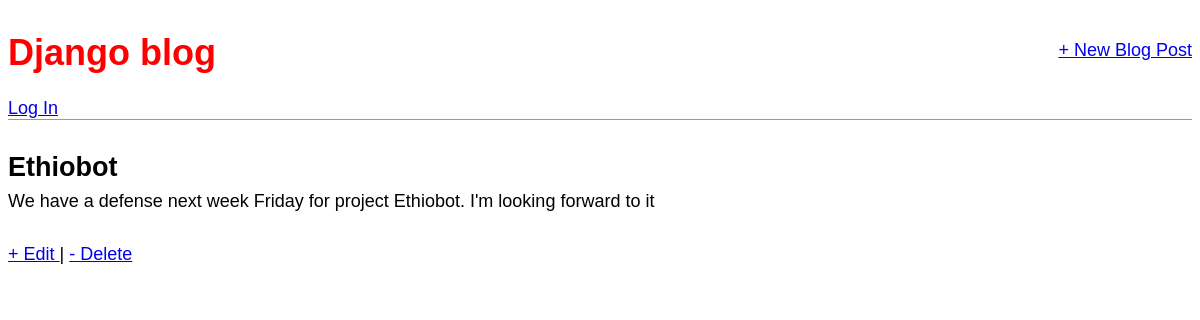
/post/10, run on the app's committed database.
### blog/models.py (models this page shows, shortened)
class Post(models.Model):
	title = models.CharField(max_length = 50)
	author = models.ForeignKey('auth.User', on_delete = models.CASCADE)
	body = models.TextField()

### blog/views.py (the view)
# urls.py: path('post/<int:pk>', BlogDetailV.as_view(), name = 'detail'),
class BlogDetailV(DetailView):
	model = Post
	template_name = 'detail.html'

### templates/detail.html
{% extends 'scaffold.html' %}
{% block content %}
  <div class="post-entry">
    <h2>{{ post.title }}</h2>
    <p>{{ post.body }}</p>
  </div>
  <a href="{% url 'post_edit' post.pk %}">+ Edit </a> |
  <a href="{% url 'post_delete' post.pk %}">- Delete </a>
{% endblock content %}

### static/css/main.css (style rules this page uses)
body { font-family: 'Source Sans Pro', sans-serif; font-size: 18px; }
.post-entry { margin-bottom: 2rem; }
.post-entry h2 { margin: 0.5rem 0; }
.post-entry p { margin: 0; font-weight: 400; }

### data on the page
Post: title "Ethiobot", body "We have a defense next week Friday for project Ethiobot. I'm looking forward to it"
